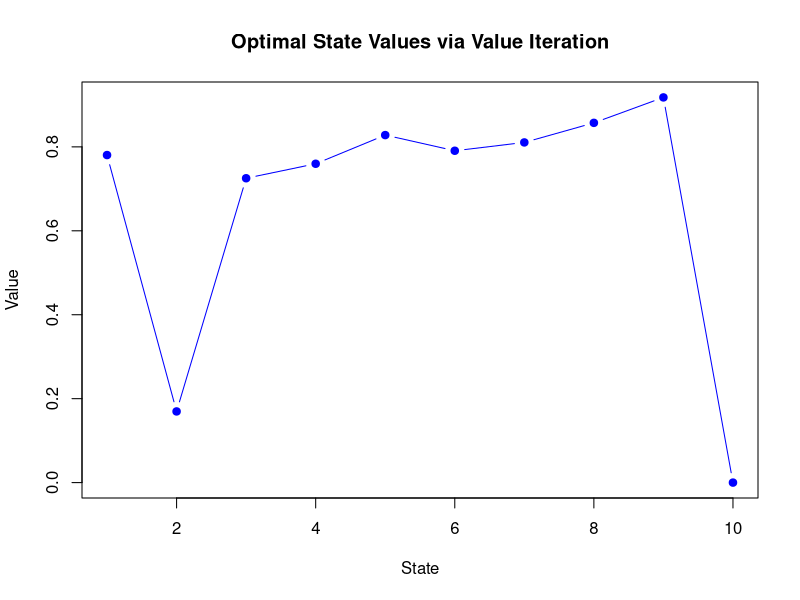

R code for this plot:
## ---- chunk 1
n_states <- 10
n_actions <- 2
gamma <- 0.9
terminal_state <- n_states

set.seed(42)
transition_model <- array(0, dim = c(n_states, n_actions, n_states))
reward_model <- array(0, dim = c(n_states, n_actions, n_states))

for (s in 1:(n_states - 1)) {
  transition_model[s, 1, s + 1] <- 0.9
  transition_model[s, 1, sample(1:n_states, 1)] <- 0.1

  transition_model[s, 2, sample(1:n_states, 1)] <- 0.8
  transition_model[s, 2, sample(1:n_states, 1)] <- 0.2

  for (s_prime in 1:n_states) {
    reward_model[s, 1, s_prime] <- ifelse(s_prime == n_states, 1.0, 0.1 * runif(1))
    reward_model[s, 2, s_prime] <- ifelse(s_prime == n_states, 0.5, 0.05 * runif(1))
  }
}

transition_model[n_states, , ] <- 0
reward_model[n_states, , ] <- 0
## ---- chunk 2
sample_env <- function(s, a) {
  probs <- transition_model[s, a, ]
  s_prime <- sample(1:n_states, 1, prob = probs)
  reward <- reward_model[s, a, s_prime]
  list(s_prime = s_prime, reward = reward)
}
## ---- chunk 3
value_iteration <- function() {
  V <- rep(0, n_states)
  policy <- rep(1, n_states)
  theta <- 1e-4
  
  repeat {
    delta <- 0
    for (s in 1:(n_states - 1)) {
      v <- V[s]
      q_values <- numeric(n_actions)
      for (a in 1:n_actions) {
        for (s_prime in 1:n_states) {
          q_values[a] <- q_values[a] +
            transition_model[s, a, s_prime] *
            (reward_model[s, a, s_prime] + gamma * V[s_prime])
        }
      }
      V[s] <- max(q_values)
      policy[s] <- which.max(q_values)
      delta <- max(delta, abs(v - V[s]))
    }
    if (delta < theta) break
  }
  list(V = V, policy = policy)
}
## ---- chunk 4
dp_result <- value_iteration()
dp_value <- dp_result$V
dp_policy <- dp_result$policy
dp_policy
## ---- chunk 5
plot(dp_value, type = "b", col = "blue", pch = 19,
     xlab = "State", ylab = "Value",
     main = "Optimal State Values via Value Iteration")
